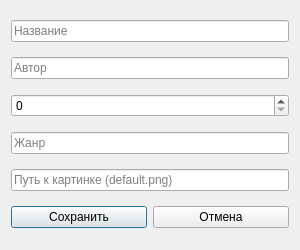
<?xml version="1.0" encoding="UTF-8"?>
<ui version="4.0">
 <class>Dialog</class>
 <widget class="QDialog" name="Dialog">
  <property name="geometry"><rect><x>0</x><y>0</y><width>300</width><height>250</height></rect></property>
  <layout class="QVBoxLayout" name="verticalLayout">
   <item><widget class="QLineEdit" name="title_edit"><property name="placeholderText"><string>Название</string></property></widget></item>
   <item><widget class="QLineEdit" name="author_edit"><property name="placeholderText"><string>Автор</string></property></widget></item>
   <item><widget class="QSpinBox" name="year_spin"><property name="maximum"><number>2100</number></property></widget></item>
   <item><widget class="QLineEdit" name="genre_edit"><property name="placeholderText"><string>Жанр</string></property></widget></item>
   <item><widget class="QLineEdit" name="img_edit"><property name="placeholderText"><string>Путь к картинке (default.png)</string></property></widget></item>
   <item>
    <layout class="QHBoxLayout" name="horizontalLayout">
     <item><widget class="QPushButton" name="save_btn"><property name="text"><string>Сохранить</string></property></widget></item>
     <item><widget class="QPushButton" name="cancel_btn"><property name="text"><string>Отмена</string></property></widget></item>
    </layout>
   </item>
  </layout>
 </widget>
</ui>
